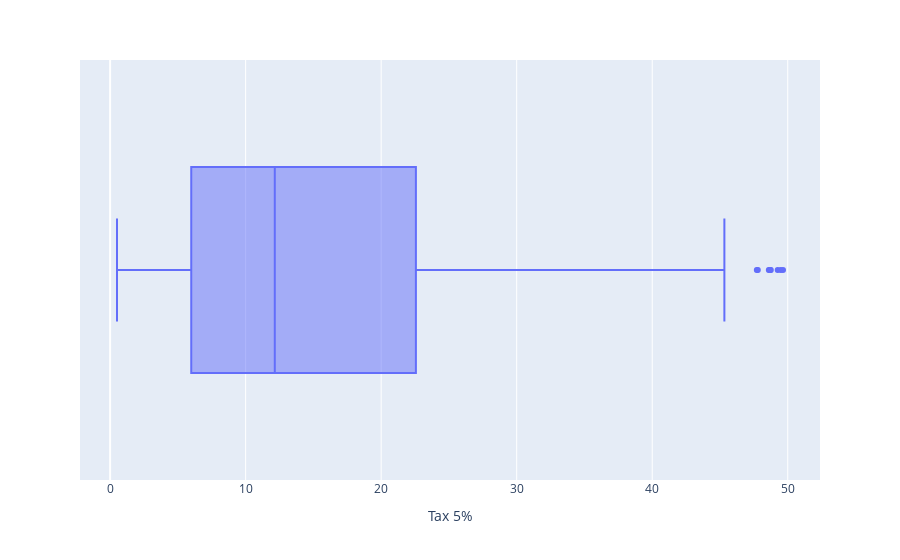

The code cell stored with this chart in its notebook:
### Code cell
px.box(data_frame=df, x='Tax 5%')

### Figure 1 — Plotly figure (JSON) as saved in the notebook; plotly's stock layout.template omitted (floating-point values rounded to 4 significant figures; data arrays with more than 128 entries replaced by an {"elided": "..."} marker saying what was removed)
{"data": [{"alignmentgroup": "True", "hovertemplate": "Tax 5%=%{x}<extra></extra>", "legendgroup": "", "marker": {"color": "#636efa"}, "name": "", "notched": false, "offsetgroup": "", "orientation": "h", "showlegend": false, "type": "box", "x": {"elided": "1000 float values"}, "x0": " ", "xaxis": "x", "y0": " ", "yaxis": "y"}], "layout": {"boxmode": "group", "legend": {"tracegroupgap": 0}, "margin": {"t": 60}, "xaxis": {"anchor": "y", "domain": [0, 1], "title": {"text": "Tax 5%"}}, "yaxis": {"anchor": "x", "domain": [0, 1]}}}
